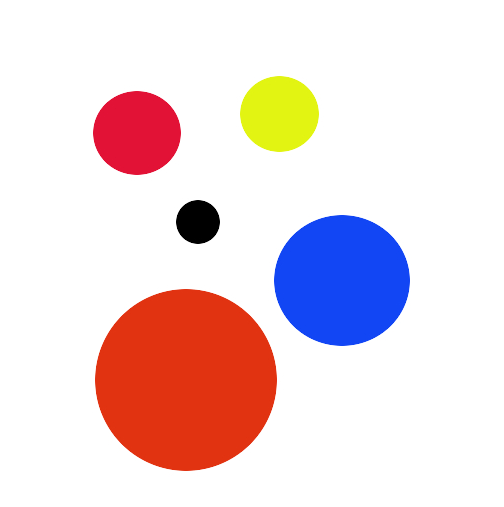
#> input picture python_skvrny/tes.png, 504 x 507 px
$ python detektor.py
#> lines starting #> are read from the running program, lines starting #| are printed output that depends on the picture
import cv2
import numpy as np
import webcolors
from scipy.spatial import KDTree

img = cv2.imread('tes.png', cv2.IMREAD_COLOR)
#> img is the input picture: shape (507, 504, 3); mean B, G, R 219.9, 217.2, 236.4

mapped_cell = {
    "well_name": "",
    "well_coordinates": None,
    "well_color": None
}
mapped_cells_list = []
sorted_outer_list = []
sorted_final_list = []
row_names = ['A', 'B', 'C', 'D', 'E', 'F', 'G', 'H']


# Get Color names from RGB values
def convert_rgb_to_color_name(rgb_input):
    hexnames = webcolors.css3_hex_to_names
    names = []
    positions = []

    for hex, name in hexnames.items():
        names.append(name)
        positions.append(webcolors.hex_to_rgb(hex))

    spacedb = KDTree(positions)

    querycolor = rgb_input
    dist, index = spacedb.query(querycolor)
    return names[index]


# Convert to gray-scale and reduce noise
gray = cv2.cvtColor(img, cv2.COLOR_BGR2GRAY)
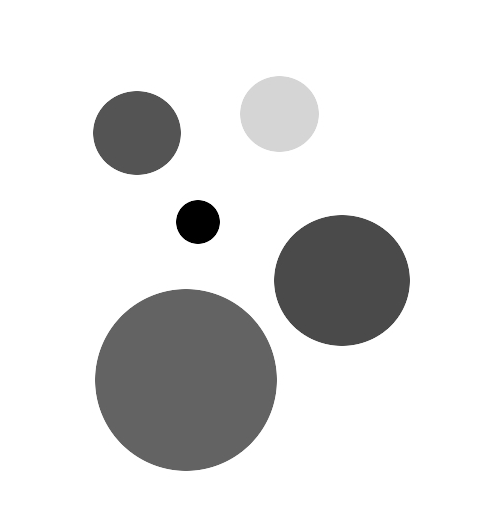
#> gray: shape (507, 504); min 0, max 255, mean 223.2
img_blur = cv2.medianBlur(gray, 5)

circles = cv2.HoughCircles(img_blur,
                           cv2.HOUGH_GRADIENT,
                           1,
                           30,
                           param1=50,
                           param2=25,
                           minRadius=0,
                           maxRadius=150
                           )
#> circles = [[185.5, 380.5, 90.7], [341.5, 278.5, 67], [278.5, 113.5, 38.6], [197.5, 221.5, 21.8], [135.5, 132.5, 42.4]]
# Draw detected circles
if circles is not None:
    circles = np.uint16(np.around(circles))
#> circles = [[186, 380, 91], [342, 278, 67], [278, 114, 39], [198, 222, 22], [136, 132, 42]]
    for i in circles[0, :96]:
        # outer circle
        ## cv2.circle(image, center_coordinates, radius, color, thickness)
        cv2.circle(img, (i[0], i[1]), i[2], (0, 0, 0), 2)

        # rgb values
        b = img[i[1], i[0], 0]
        g = img[i[1], i[0], 1]
        r = img[i[1], i[0], 2]

#> (the run stopped early here; a loop or call above may not have finished)

$ run again, with python_skvrny/image.png copied over python_skvrny/tes.png
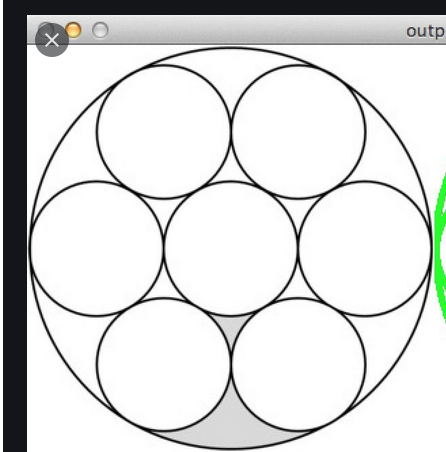
#> input picture python_skvrny/image.png, 446 x 452 px
#> img is the input picture: shape (452, 446, 3); mean B, G, R 217.6, 218.4, 217.3
#> `img_blur = cv2.medianBlur(gray, 5)`:
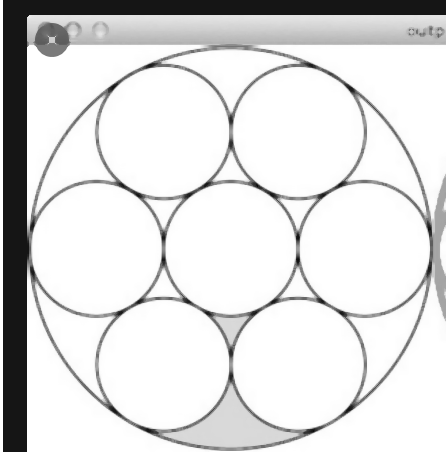
#> img_blur: shape (452, 446); min 10, max 255, mean 220.6
#> `circles = cv2.HoughCircles(img_blur, cv2.HOUGH_GRADIENT, 1, 30, param1..`: circles = 39 rows, first 8: [163.5, 364.5, 65.5], [297.5, 131.5, 65], [297.5, 364.5, 65.3], [364.5, 248.5, 65], [165.5, 132.5, 67.2], [229.5, 248.5, 69.6], [97.5, 247.5, 66.9], [191.5, 211.5, 149.4]
#> `circles = np.uint16(np.around(circles))`: circles = 39 rows, first 8: [164, 364, 66], [298, 132, 65], [298, 364, 65], [364, 248, 65], [166, 132, 67], [230, 248, 70], [98, 248, 67], [192, 212, 149]
